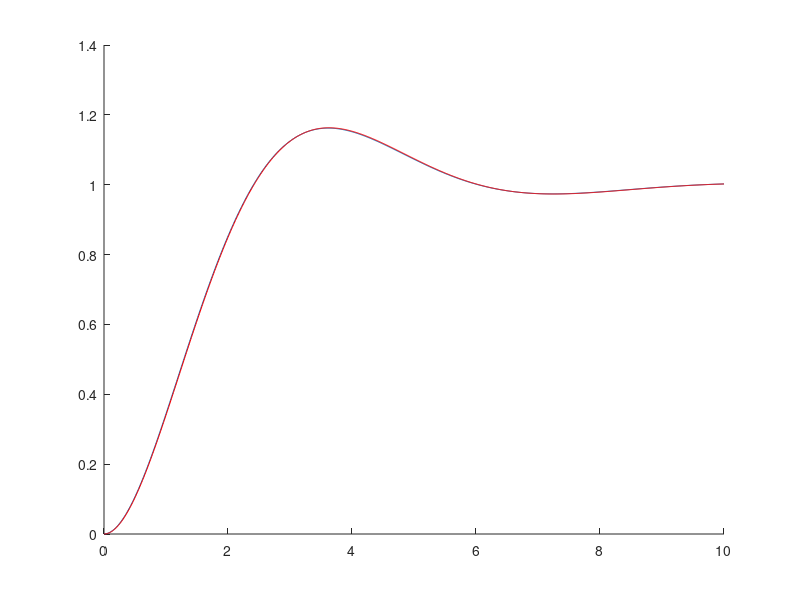

MATLAB code for this plot:
clc
clear all
close all
t0=0;
tfi=10;
dt=.01;
t=t0:dt:tfi;
b=1;
m=1;
k=1;
F=1;

x(1)=0;
xp(1)=0;


for i=1:length(t)-1
   
    xpp(i)=(F-b*xp(i)-k*x(i))/m;
    xp(i+1)=sum(xpp.*dt);
    x(i+1)=sum(xp.*dt);
    
    
end
hold on
plot(t,x)

A=[0,1;-k/m,-b/m];
B=[0;1];
C=[1,0];
D=[0];
Gs=ss(A,B,C,D);
y=step(Gs,t);
plot(t,y,'r')